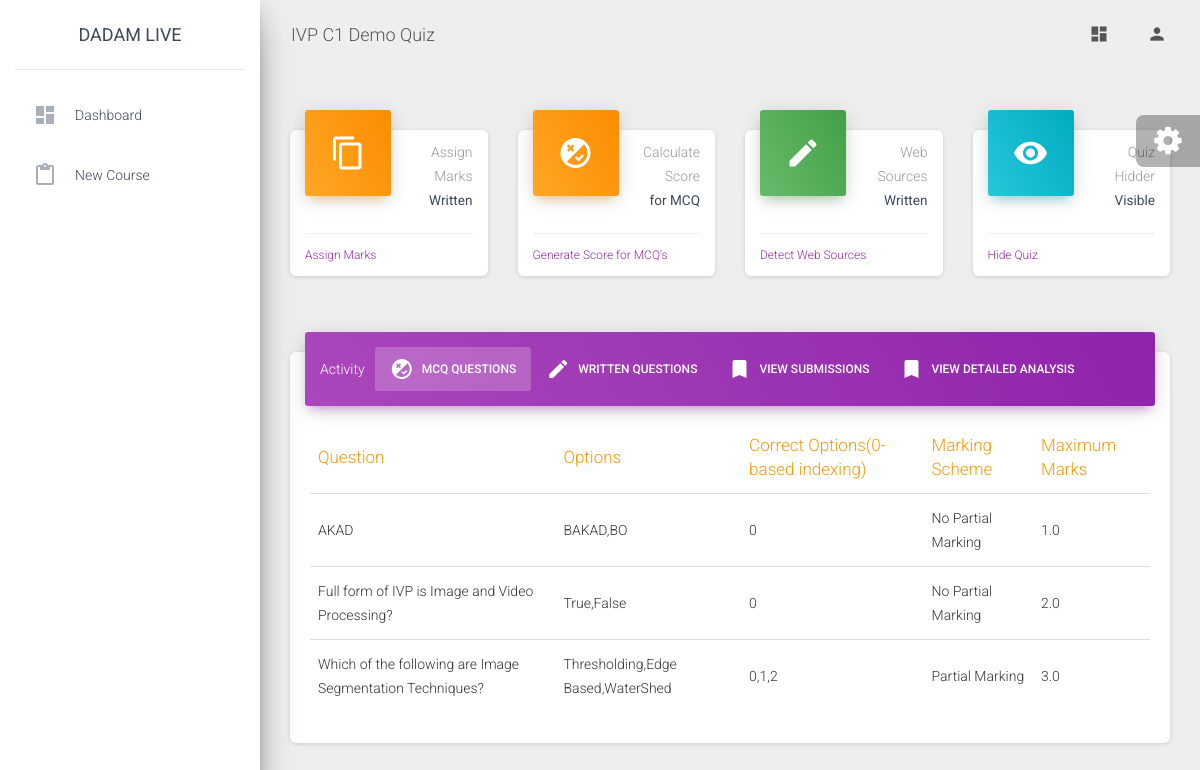
The page /dashboard/faculty/course/manage/quiz/5 (signed in) on the database as committed earlier.
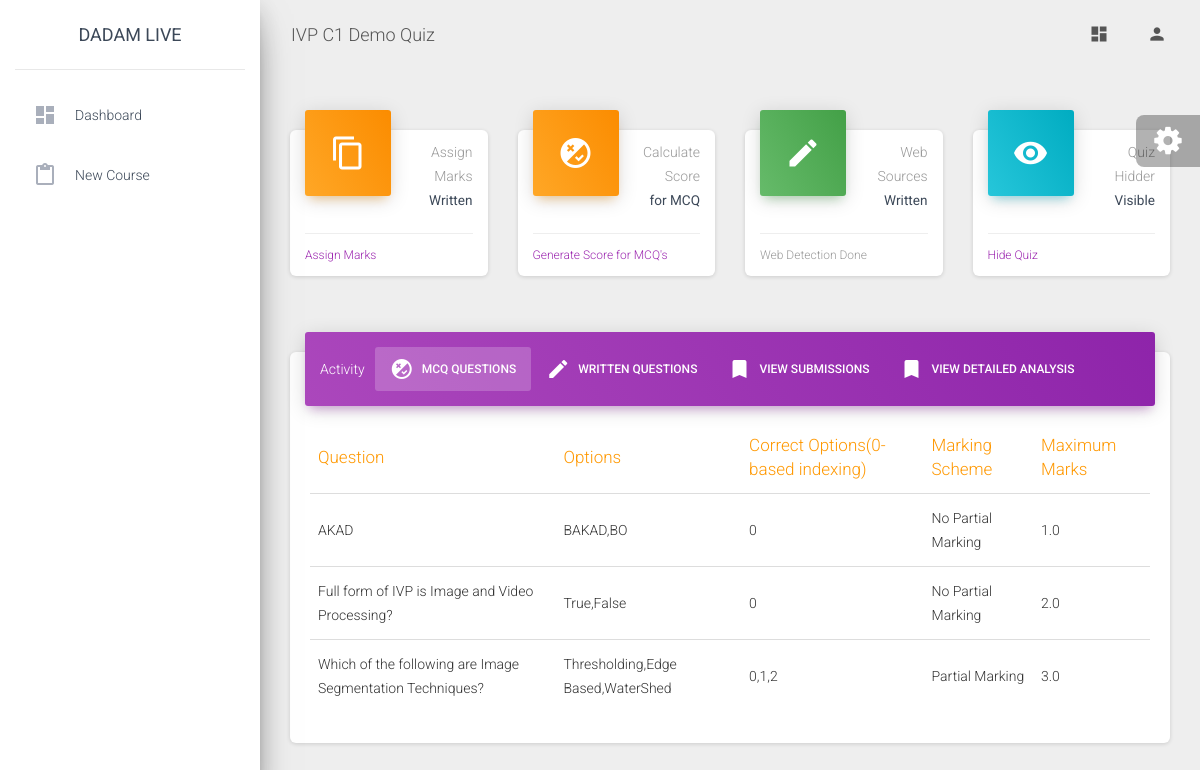
The same page on the database as committed later.
### faculty/views.py (the view)
# urls.py: path('course/manage/quiz/<str:quiz_id>',views.manage_quiz,name="manage_quiz"),
def manage_quiz(request,quiz_id):
    faculty=basicChecking(request)
    if faculty==False:
        return redirect('home')
    quiz=""
    try:
        quiz=Quiz.objects.get(id=int(quiz_id))
        course=quiz.course
        if course.instructor!=request.user:
            return JsonResponse({"message": "Course was not found on this server"}, status=400)
    except:
        return JsonResponse({"message": "Course was not found on this server"}, status=400)
    if request.method=="POST":
        question_type=request.POST.get("question_type")
        if int(question_type)==1:
            question_written=request.POST.get("question_written")
            max_marks_written=float(request.POST.get("max_marks_written"))
            scheme=int(request.POST.get("marking_scheme"))
            mcq=MCQ.objects.create(quiz=quiz, question=question_written, maximum_marks=max_marks_written, markingScheme=scheme)
            index=0
            for i in range(1,7):
                select=request.POST.get("sel"+str(i))
                if int(select)!=1:
                    option=request.POST.get("opt"+str(i))
                    mcq.options.append(option)
                    if int(select)==2:
                        mcq.correct_answers.append(index)
                    index=index+1
            mcq.save()
            quiz.maximum_marks+=max_marks_written
            quiz.save()
        elif int(question_type)==2:
            question_written=request.POST.get("question_written")
            max_marks_written=float(request.POST.get("max_marks_written"))
            WrittenQuestion.objects.create(quiz=quiz, question=question_written, maximum_marks=max_marks_written)
            quiz.maximum_marks+=max_marks_written
            quiz.save()
        elif int(question_type)==3:
            form=FileForm(request.POST,request.FILES)
            if form.is_valid():
                file=form.cleaned_data['file']
                if str(file).endswith('.csv'):
                    data=pd.read_csv(file)
                elif str(file).endswith('.xlsx'):
                    data=pd.read_excel(file)
                else:
                    mcq=MCQ.objects.filter(quiz=quiz)
                    written=WrittenQuestion.objects.filter(quiz=quiz)
                    submissions=False
                    if quiz.quizHeld:
                        submissions=Submission.objects.filter(quiz=quiz)
                    return render(request,"faculty/manage_quiz.html",context={"quiz": quiz, "mcq": mcq, "written": written, "message": "Not an excel or csv file", "submissions": submissions})
                return manage_quiz_helper(request, data, quiz)
        return redirect('manage_quiz',quiz_id)
    else:
        mcq=MCQ.objects.filter(quiz=quiz)
        written=WrittenQuestion.objects.filter(quiz=quiz)
        submissions=0
        if quiz.quizHeld:
            submissions=Submission.objects.filter(quiz=quiz)
        return render(request,"faculty/manage_quiz.html",context={"quiz": quiz, "mcq": mcq, "written": written, "submissions": submissions})

### faculty/views.py (called while the page is built)
def basicChecking(request):
    if request.user.is_authenticated==False:
        return False
    try:
        info=UserInformation.objects.get(user=request.user)
        if info.userType.userTypeCode==settings.CODE_FACULTY:
            faculty=Faculty.objects.get(user=request.user)
            return faculty
        return False
    except:
        return False

### faculty/templates/faculty/manage_quiz.html (shortened to what the changed rows need)
{% extends 'faculty/base.html' %} {% load static %}
{% block css %}
<link rel="stylesheet" href="http://cdn.datatables.net/1.10.2/css/jquery.dataTables.min.css"></style>
{% endblock %}
{% block main_body %}
<div class="row">
    <div class="col-lg-3 col-md-6 col-sm-6">
      <div class="card card-stats">
        <div class="card-footer">
          <div class="stats">
            {% if quiz.quizHeld %}
              {% if quiz.webDetectionDone %}
                Web Detection Done
              {% else %}
                <a href="{% url 'detect_web_sources' quiz_id=quiz.id %}" onclick="return confirm('It will take few minutes for web detection. Do not close the webpage.')">Detect Web Sources</a>
              {% endif %}
            {% else %}
            <a data-toggle="modal" data-target="#modal2" href="#">Add short/long question to quiz</a>
            {% endif %}
          </div>
        </div>
      </div>
    </div>
  </div>
  <div class="row">
    <div class="col-lg-12 col-md-12">
      <div class="card">
        <div class="card-body">
          <div class="tab-content">
            <div class="tab-pane active" id="mcqs">
                <table class="table table-hover">
                    <thead class="text-warning">
                      <th>Question</th>
                      <th>Options</th>
                      <th>Correct Options(0-based indexing)</th>
                      <th>Marking Scheme</th>
                      <th>Maximum Marks</th>
                    </thead>
                </table>
            </div>
            </div>
          </div>
        </div>
      </div>
    </div>
  </div>
{% endblock %}

Rows that differ between the two databases and show on the page:
changed Quiz "IVP C1 Demo Quiz": webDetectionDone False → True (drawn)
Other text that changed with them:
text no longer shown: "Detect Web Sources"
text now shown: "Web Detection Done"
